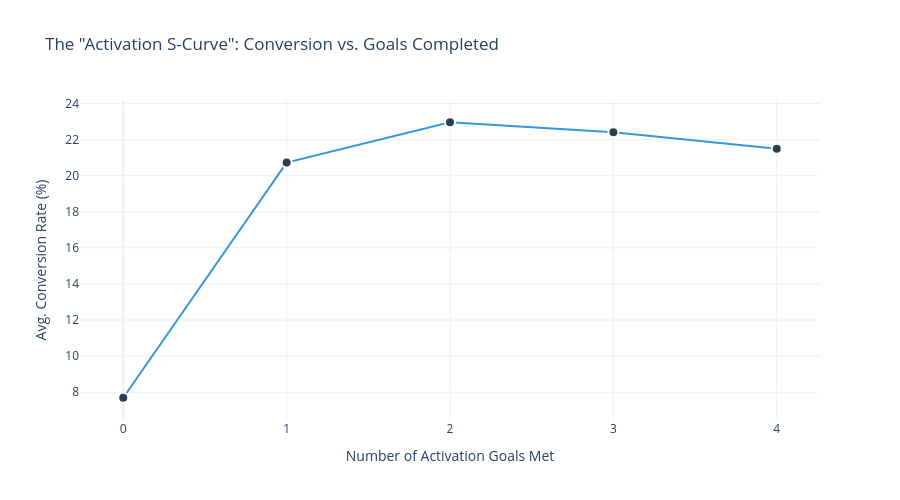

The notebook cell saved with this chart:
### Code cell
import plotly.express as px

# Step 1: Create goals_completed
trial_goals['goals_completed'] = (
    trial_goals['created_shift'] +
    trial_goals['punch_clock'] +
    trial_goals['viewed_schedule'] +
    trial_goals['approved_shift']
)

# Step 2: Aggregate
line_data = trial_goals.groupby('goals_completed')['converted'].mean().reset_index()

# Step 3: Convert to %
line_data['Conversion Rate (%)'] = line_data['converted'] * 100

# Step 4: Plot
fig = px.line(
    line_data, 
    x='goals_completed', 
    y='Conversion Rate (%)', 
    markers=True,
    title='The "Activation S-Curve": Conversion vs. Goals Completed',
    labels={
        'goals_completed': 'Number of Activation Goals Met', 
        'Conversion Rate (%)': 'Avg. Conversion Rate (%)'
    },
    template='plotly_white'
)

fig.update_traces(
    line_color='#3498db', 
    marker=dict(size=10, color='#2c3e50', line=dict(width=2, color='white'))
)

fig.update_layout(
    hovermode='x unified',
    xaxis=dict(tickmode='linear', dtick=1),
    height=500
)

fig.show()

### Figure 1 — Plotly figure (JSON) as saved in the notebook; plotly's stock layout.template omitted (floating-point values rounded to 4 significant figures)
{"data": [{"hovertemplate": "Number of Activation Goals Met=%{x}<br>Avg. Conversion Rate (%)=%{y}<extra></extra>", "legendgroup": "", "line": {"color": "#3498db", "dash": "solid"}, "marker": {"color": "#2c3e50", "line": {"color": "white", "width": 2}, "size": 10, "symbol": "circle"}, "mode": "lines+markers", "name": "", "orientation": "v", "showlegend": false, "type": "scatter", "x": [0, 1, 2, 3, 4], "xaxis": "x", "y": [7.692, 20.73, 22.97, 22.41, 21.5], "yaxis": "y"}], "layout": {"height": 500, "hovermode": "x unified", "legend": {"tracegroupgap": 0}, "title": {"text": "The \"Activation S-Curve\": Conversion vs. Goals Completed"}, "xaxis": {"anchor": "y", "domain": [0, 1], "dtick": 1, "tickmode": "linear", "title": {"text": "Number of Activation Goals Met"}}, "yaxis": {"anchor": "x", "domain": [0, 1], "title": {"text": "Avg. Conversion Rate (%)"}}}}
